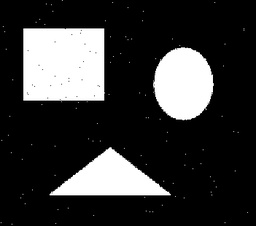
#> input picture input/noise.jpg, 256 x 226 px, shrunk from 351 x 310 before the run
$ python morphology.py
#> lines starting #> are read from the running program, lines starting #| are printed output that depends on the picture; after the words box and inside, x2 and y2 are one past the last pixel; in counts of white or black regions, pixels touching at a corner belong together
import cv2
import numpy as np


class Morphology:
    def convolution(self, org_img, operator, op="erosion"):
        """
        Perform convolution on image and return convoluted image
        :param org_img: Image to convolute
        :param operator: Operator for convolution
        :param op: operation to perform "erosion" and "dilation"
        :return: convoluted Image
        """
        new_img = np.zeros(shape=org_img.shape)  # duplicate_image(org_img)
        x_max = org_img.shape[0]
        y_max = org_img.shape[1]
        op_s = int(operator.shape[0] / 2)
        kernal_size=operator.shape[0]*operator.shape[1]
        for x in range(op_s, x_max - op_s):
            for y in range(op_s, y_max - op_s):
                mat_sum = self.mat_sum(org_img[x - op_s:x + op_s + 1, y - op_s:y + op_s + 1], operator)
                if mat_sum == kernal_size:
                    new_img[x][y] = 255
                elif op == "dilation" and mat_sum != 0:
                    new_img[x][y] = 255
        return new_img

    def mat_sum(self, mat_a, mat_b):
        """
        Match respective elements in given matrices and return sum of matches
        :param mat_a: matrix a
        :param mat_b: matrix b
        :return: sum of multiplications
        """
        sum = 0
        for i in range(mat_a.shape[0]):
            for j in range(mat_a.shape[1]):
                if mat_a[i][j] == mat_b[i][j]:
                    sum += 1
        return sum

    def get_kernel(self,):
        a = 5
        b = 5
        kernel = np.ones((a, b))
        kernel[:, :] = 255

        return kernel

    def erosion(self, image):
        kernel = self.get_kernel()
        return self.convolution(image,kernel,op="erosion")

    def dilation(self, image):
        kernel = self.get_kernel()
        return self.convolution(image, kernel, op="dilation")

    def task(self):
        image = cv2.imread("input/noise.jpg", 0)
#> image is the input picture: shape (226, 256); min 0, max 255, mean 54.2
        _image1 = self.dilation(self.erosion(self.erosion(self.dilation(image))))
#> after the loop in convolution, `for x in range(op_s, x_max - op_s):`:
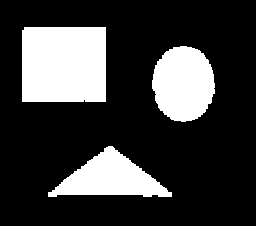
#> new_img: shape (226, 256) float64; 23% white; 3 white regions, box (x1, y1, x2, y2) and area: (22, 27, 106, 102) 6292, (152, 46, 215, 122) 3737, (48, 146, 172, 197) 3299
#> after the loop in convolution (call 2), `for x in range(op_s, x_max - op_s):`: new_img: shape (226, 256) float64; 19.8% white; 3 white regions, box (x1, y1, x2, y2) and area: (24, 29, 104, 100) 5664, (154, 48, 213, 120) 3189, (50, 148, 170, 195) 2599
#> call 3 of convolution, with operator = array of shape (5, 5), op = 'erosion'
#> after the loop in convolution (call 3), `for x in range(op_s, x_max - op_s):`:
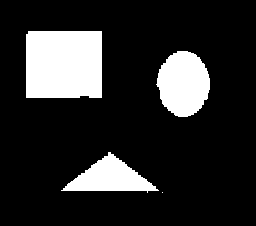
#> new_img: shape (226, 256) float64; 16.8% white; 4 white regions (1 under 20 px), largest, box (x1, y1, x2, y2) and area: (26, 31, 102, 98) 5068, (156, 51, 210, 117) 2685, (61, 152, 159, 193) 1974
#> after the loop in convolution (call 4), `for x in range(op_s, x_max - op_s):`: new_img: shape (226, 256) float64; 19.7% white; 3 white regions, box (x1, y1, x2, y2) and area: (24, 29, 104, 100) 5664, (154, 49, 212, 119) 3181, (59, 150, 165, 195) 2568
        cv2.imwrite('res_noise1.jpg', _image1)
        _image2 = self.erosion(self.dilation(self.dilation(self.erosion(image))))
#> after the loop in convolution (call 5), `for x in range(op_s, x_max - op_s):`:
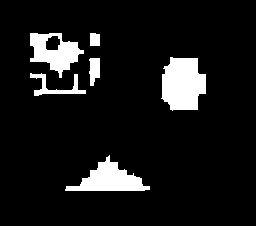
#> new_img: shape (226, 256) float64; 9.3% white; 6 white regions, box (x1, y1, x2, y2) and area: (161, 57, 206, 111) 1895, (65, 155, 150, 191) 1422, (30, 33, 84, 78) 1258, (30, 73, 86, 96) 412, (89, 58, 100, 86) 241, (90, 33, 100, 46) 126
#> after the loop in convolution (call 6), `for x in range(op_s, x_max - op_s):`:
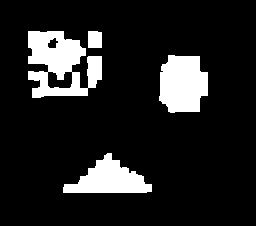
#> new_img: shape (226, 256) float64; 13% white; 4 white regions, box (x1, y1, x2, y2) and area: (28, 31, 102, 98) 3059, (159, 55, 208, 113) 2315, (63, 153, 152, 193) 1934, (88, 31, 102, 48) 234
#> after the loop in convolution (call 7), `for x in range(op_s, x_max - op_s):`:
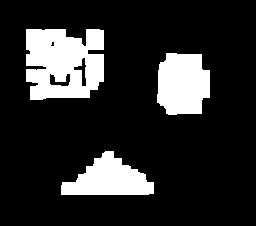
#> new_img: shape (226, 256) float64; 16.9% white; 3 white regions, box (x1, y1, x2, y2) and area: (26, 29, 104, 100) 4565, (157, 53, 210, 115) 2761, (61, 151, 154, 195) 2471
#> after the loop in convolution (call 8), `for x in range(op_s, x_max - op_s):`: new_img: shape (226, 256) float64; 13.1% white; 4 white regions, box (x1, y1, x2, y2) and area: (28, 31, 102, 98) 3083, (159, 55, 208, 113) 2317, (63, 153, 152, 193) 1939, (88, 31, 102, 48) 234
        cv2.imwrite('res_noise2.jpg', _image2)

        cv2.imwrite('res_bound1.jpg', (_image1 - self.erosion(_image1)))
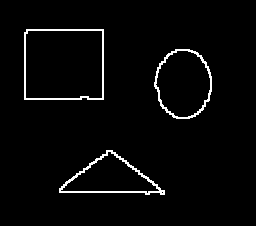
#> saved as res_bound1.jpg: shape (226, 256); 2.9% white in thin lines or dots, all inside (x1, y1, x2, y2) = (24, 29, 212, 195)
        cv2.imwrite('res_bound2.jpg', (_image2 - self.erosion(_image2)))
#> after the loop in convolution (call 10), `for x in range(op_s, x_max - op_s):`: new_img: shape (226, 256) float64; 9.4% white; 6 white regions, box (x1, y1, x2, y2) and area: (161, 57, 206, 111) 1905, (65, 155, 150, 191) 1439, (30, 33, 84, 78) 1296, (30, 73, 86, 96) 429, (89, 58, 100, 86) 242, (90, 33, 100, 46) 126
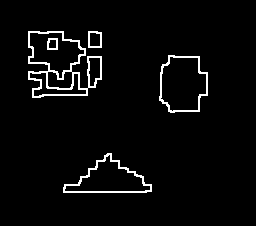
#> saved as res_bound2.jpg: shape (226, 256); 3.7% white in thin lines or dots, all inside (x1, y1, x2, y2) = (28, 31, 208, 193)


def main():
    t = Morphology()
    t.task()


if __name__ == "__main__":
    main()
